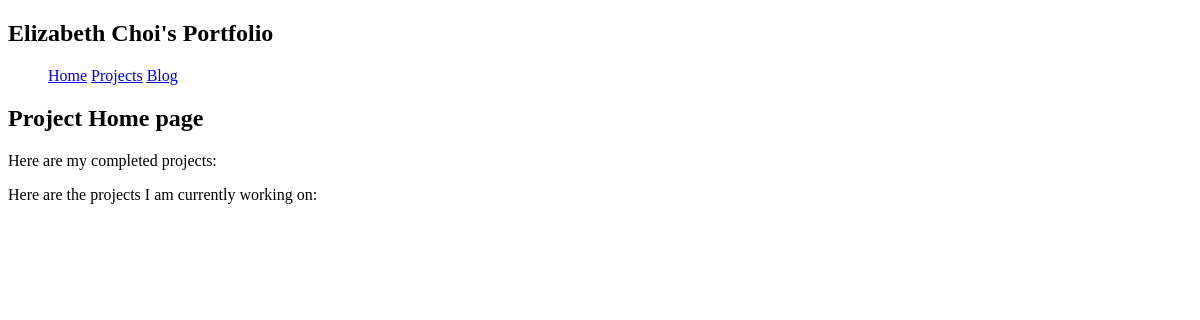
Page /projects on the earlier database version.
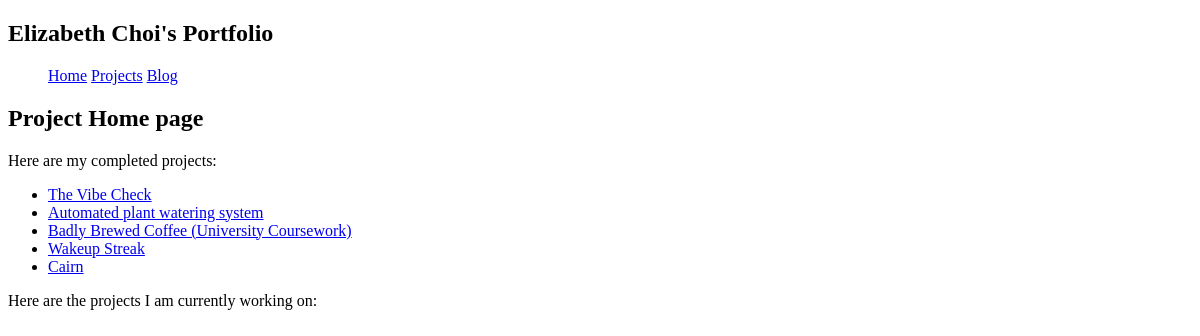
Same page on the later database version.
### tables this page shows
CREATE TABLE projects (
    id INTEGER PRIMARY KEY AUTOINCREMENT, 
    title TEXT NOT NULL,
    created TEXT NOT NULL,
    technologies TEXT NOT NULL,
    img_path TEXT, 
    github TEXT,
    content TEXT NOT NULL, 
    completed BOOLEAN NOT NULL,
    archived BOOLEAN NOT NULL 
);

### portfolio/__init__.py (the view)
    @app.route('/projects')
    def projects():
        db = get_db()
        complete = db.execute(
            'SELECT id, title'
            ' FROM projects'
            ' WHERE completed = TRUE AND archived = FALSE'
        ).fetchall()
        incomplete = db.execute(
            'SELECT id, title'
            ' FROM projects'
            ' WHERE completed = FALSE and archived = FALSE'
        ).fetchall()
        return render_template('projects/index.html', c_projects=complete, i_projects=incomplete)

### portfolio/db.py (called while the page is built)
def get_db():
    if 'db' not in g:
        g.db = sqlite3.connect(
            current_app.config['DATABASE'],
            detect_types=sqlite3.PARSE_DECLTYPES
        )
        g.db.row_factory = sqlite3.Row
    return g.db

### portfolio/templates/projects/index.html (shortened to what this page needs)
<!doctype html>
<html>
{% extends 'base.html' %}
{% block header %}
    <h1>Project Home page</h1>
{% endblock %}
{% block content %}
    <p>Here are my completed projects:</p>
    <ul>
    {% for c in c_projects %}
        <li><a href="{{ url_for('projects.project', index=c['id'])}}">{{c['title']}}</a></li>
    {% endfor %}
    </ul>
    <p>Here are the projects I am currently working on:</p>
{% endblock %}

### portfolio/templates/base.html (shortened to what this page needs)
<!doctype html>
<html>
<link rel="stylesheet" href="{{ url_for('static', filename='styles.css')}}">
<h2> Elizabeth Choi's Portfolio</h2>
<ul>
    <a href="/">Home</a>
    <a href="/projects">Projects</a>
    <a href="/blog">Blog</a>
</ul>
<section class="content">
    <header>
        {% block header %}{% endblock %}
    </header>
    {% block content %}{% endblock %}
</section>
</html>

Differences in the rows shown:
added projects: title "The Vibe Check"
added projects: title "Automated plant watering system"
added projects: title "Badly Brewed Coffee (University Coursework)"
added projects: title "Wakeup Streak"
added projects: title "Cairn"
